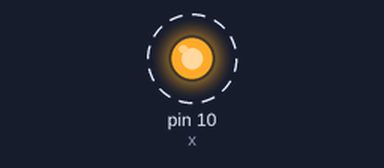
Bench run of a sketch on a simulated Arduino Mega 2560, built with avr-gcc and run on an emulated ATmega2560. Shown: output pins drawn as LEDs (lit = HIGH). Dashed ring = blinking.

Above: at 0.05 s.
Timing chart, 0 to 3.0 s (numbered marks = the images above):
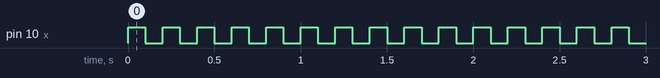

The sketch:

blink.ino
```cpp
/*
Αυτός ο κωδικός σχεδιάστηκε από τον Κωνσταντίνο Σάκκα.
Προορίζεται για ακαδημαϊκή χρήση στο Τμήμα Πληροφορικής και Τηλεπικοινωνιών του Πανεπιστημίου
Ιωαννίνων και του github https://ksakkas.github.io/Learn-Wiring-with-Arduino-Mega/.
*/
/*
Αυτός ο κώδικας σχεδιάστηκε και εκτελέστηκε στο πρόγραμμα Arduino έκδοσης 1.8.13
Σχεδιάστηκε για χρήση με το Arduino Mega 2560
*/

//Blink led

#define x 10           //Δηλωση μεταβλητής για αρχικοποιηση pin
void setup() {        //η συνάρτηση εγκατάστασης εκτελείται μία φορά όταν πατήσετε επαναφορά ή ενεργοποιήσετε την πλακέτα
pinMode(x, OUTPUT);  //pin x = 10 δήλωση ως έξοδος
}

void loop() {               //η λειτουργία βρόχου εκτελείται ξανά και ξανά για πάντα
  digitalWrite(x, HIGH);   //ανάβει το LED (HIGH είναι το επίπεδο τάσης)
  delay(100);             //περιμένει για 100ms = 0.1 sec
  digitalWrite(x, LOW);  //σβήνει το LED κάνοντας την τάση χαμηλή (LOW)
  delay(100);           //περιμένει για 100ms = 0.1 sec
}
```

Measured:
- by itself, pin 10 (x): alternates HIGH for 0.10 s and LOW for 0.10 s
